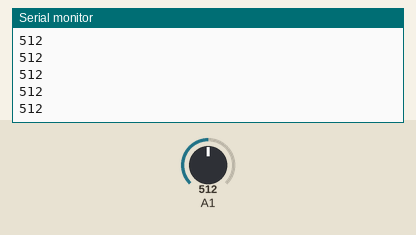
Simulated run of this sketch. Board: Arduino Uno, built with avr-gcc and run on an emulated ATmega328P. Parts: the last lines printed to the serial monitor. The inputs (shaded band) are chosen by the test bench; at power-on: A1 = 512.

Above: at 1.2 s.
1.3 s: A1 set to 716
At 1.31 s:
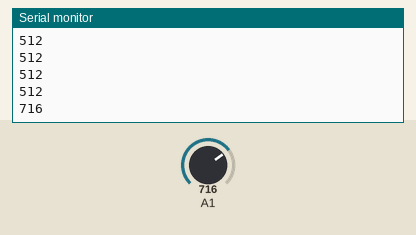
2.8 s: A1 set to 900
At 2.81 s:
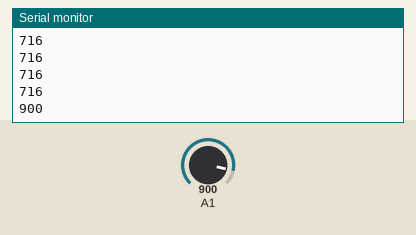
Timing chart, 0 to 5.8 s (numbered marks = the images above; inputs shaded):
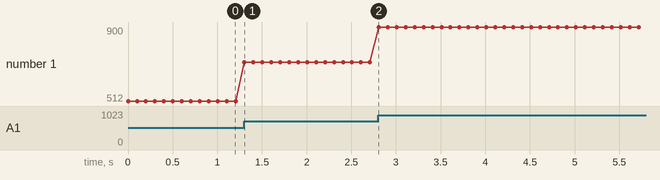

Measured:
- after the input at 1.3 s, the serial monitor: prints a new line at once (image 1)
- after the input at 2.8 s, the serial monitor: prints a new line at once (image 2)
- plotted number 1: 512 → 716 after the input at 1.3 s, 716 → 900 after the input at 2.8 s

The sketch:

DC_input.ino
```cpp
//const int switchPin = A2;
//int switchState = LOW;
//int LEDpinValue = LOW;
//const int DCinputPin = A1;
//int DCinput = 0;

void setup() {
  // put your setup code here, to run once:
pinMode(A1,INPUT);
Serial.begin(9600);
}

void loop() {
  // put your main code here, to run repeatedly:
 Serial.println(analogRead(A1));
 delay(100);
}
```
